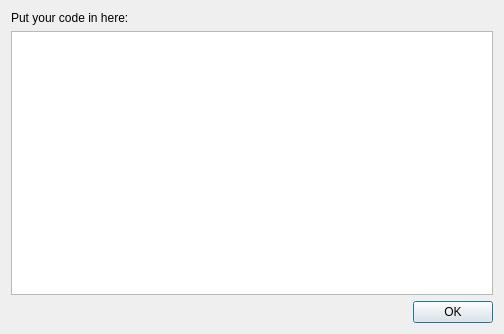
<?xml version="1.0" encoding="UTF-8"?>
<ui version="4.0">
 <class>StepDialog</class>
 <widget class="QDialog" name="StepDialog">
  <property name="geometry">
   <rect>
    <x>0</x>
    <y>0</y>
    <width>504</width>
    <height>334</height>
   </rect>
  </property>
  <property name="windowTitle">
   <string>Process</string>
  </property>
  <property name="locale">
   <locale language="English" country="UnitedStates"/>
  </property>
  <layout class="QGridLayout" name="gridLayout">
   <item row="1" column="0">
    <widget class="QPlainTextEdit" name="stepText"/>
   </item>
   <item row="2" column="0">
    <widget class="QDialogButtonBox" name="buttonBox">
     <property name="locale">
      <locale language="English" country="UnitedStates"/>
     </property>
     <property name="orientation">
      <enum>Qt::Horizontal</enum>
     </property>
     <property name="standardButtons">
      <set>QDialogButtonBox::Ok</set>
     </property>
    </widget>
   </item>
   <item row="0" column="0">
    <widget class="QLabel" name="label">
     <property name="text">
      <string>Put your code in here:</string>
     </property>
    </widget>
   </item>
  </layout>
 </widget>
 <resources/>
 <connections>
  <connection>
   <sender>buttonBox</sender>
   <signal>accepted()</signal>
   <receiver>StepDialog</receiver>
   <slot>accept()</slot>
   <hints>
    <hint type="sourcelabel">
     <x>248</x>
     <y>254</y>
    </hint>
    <hint type="destinationlabel">
     <x>157</x>
     <y>274</y>
    </hint>
   </hints>
  </connection>
  <connection>
   <sender>buttonBox</sender>
   <signal>rejected()</signal>
   <receiver>StepDialog</receiver>
   <slot>reject()</slot>
   <hints>
    <hint type="sourcelabel">
     <x>316</x>
     <y>260</y>
    </hint>
    <hint type="destinationlabel">
     <x>286</x>
     <y>274</y>
    </hint>
   </hints>
  </connection>
 </connections>
</ui>
